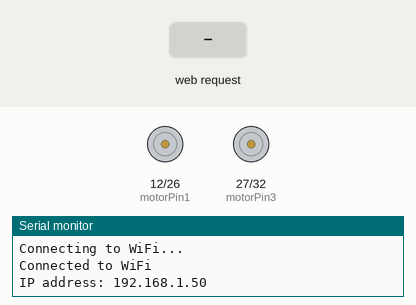
A sketch run on a simulated ESP32. Shown: motor-driver pin pairs drawn as motors (green arrow = first pin HIGH = forward, orange = second pin HIGH = backward, longer = more drive), the last lines printed to the serial monitor. The inputs (shaded band) are chosen by the test bench. WiFi joins after 1.5 s; servers stay silent unless stated.

Above: at 3.2 s.
3.3 s: HTTP request GET /control?motor1=1 received
At 3.8 s:
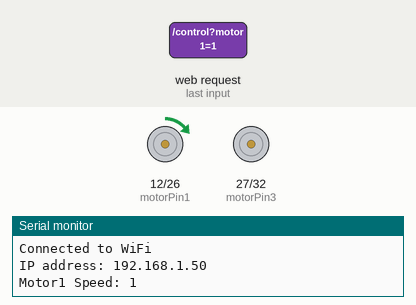
4.8 s: HTTP request GET /control?motor1=120 received
At 6.0 s:
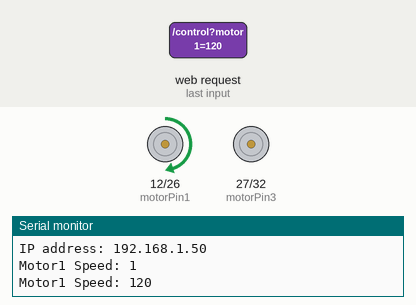
6.3 s: HTTP request GET /control?motor2=1 received
At 7.3 s:
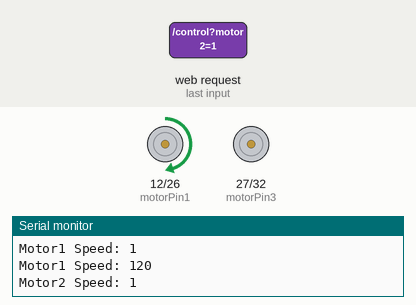
7.8 s: HTTP request GET /control?motor1=0 received
At 8.5 s:
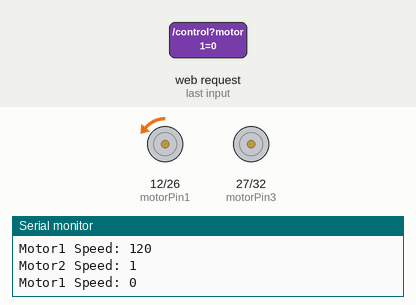
9.3 s: HTTP request GET /control?motor2=120 received
At 9.6 s:
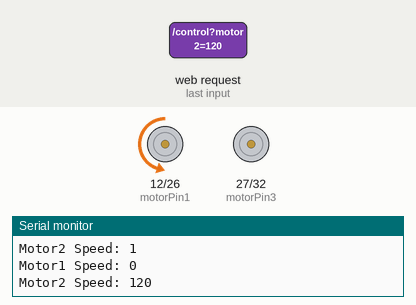
10.8 s: HTTP request GET /control?motor3=1 received
At 11.9 s:
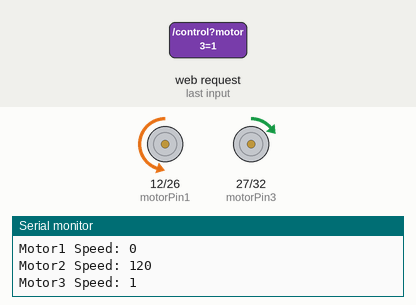
Timing chart, 0 to 13.3 s (numbered marks = the images above; inputs shaded):
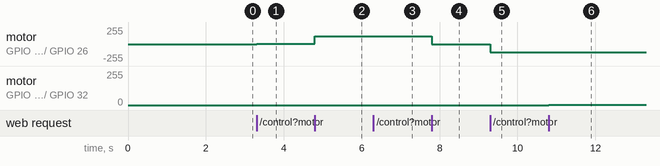

The sketch:

Wifi_control.ino
```cpp
#include <WiFi.h>
#include <WebServer.h>

const char* ssid = "Redmi Note 10 Pro";
const char* password = "jrs12345";

WebServer server(80);

const int motorPin1 = 12; // Motor control pin
const int motorPin2 = 26; // Motor control pin
const int motorPin3 = 27; // Motor control pin
const int motorPin4 = 32; // Motor control pin

void handleRoot() {
  String html = "<html><body>";
  html += "<h1>Drone Control</h1>";
  html += "<form action=\"/control\" method=\"get\">";
  html += "Motor1 Speed: <input type=\"range\" name=\"motor1\" min=\"0\" max=\"255\" value=\"0\"><br>";
  html += "Motor2 Speed: <input type=\"range\" name=\"motor2\" min=\"0\" max=\"255\" value=\"0\"><br>";
  html += "Motor3 Speed: <input type=\"range\" name=\"motor3\" min=\"0\" max=\"255\" value=\"0\"><br>";
  html += "Motor4 Speed: <input type=\"range\" name=\"motor4\" min=\"0\" max=\"255\" value=\"0\"><br>";
  html += "<input type=\"submit\" value=\"Set Speed\">";
  html += "</form></body></html>";
  server.send(200, "text/html", html);
}

void handleControl() {
  if (server.hasArg("motor1")) {
    int speed1 = server.arg("motor1").toInt();
    ledcWrite(motorPin1, speed1);
    Serial.print("Motor1 Speed: ");
    Serial.println(speed1);
  }
  if (server.hasArg("motor2")) {
    int speed2 = server.arg("motor2").toInt();
    ledcWrite(motorPin2, speed2);
    Serial.print("Motor2 Speed: ");
    Serial.println(speed2);
  }
  if (server.hasArg("motor3")) {
    int speed3 = server.arg("motor3").toInt();
    ledcWrite(motorPin3, speed3);
    Serial.print("Motor3 Speed: ");
    Serial.println(speed3);
  }
  if (server.hasArg("motor4")) {
    int speed4 = server.arg("motor4").toInt();
    ledcWrite(motorPin4, speed4);
    Serial.print("Motor4 Speed: ");
    Serial.println(speed4);
  }
  server.sendHeader("Location", "/");
  server.send(303);
}

void setup() {
  Serial.begin(115200);

  WiFi.begin(ssid, password);
  while (WiFi.status() != WL_CONNECTED) {
    delay(1000);
    Serial.println("Connecting to WiFi...");
  }

  Serial.println("Connected to WiFi");
  Serial.print("IP address: ");
  Serial.println(WiFi.localIP());

  server.on("/", HTTP_GET, handleRoot);
  server.on("/control", HTTP_GET, handleControl);
  server.begin();

  ledcAttach(motorPin1, 8000, 8); // Attach PWM channel 0 to motorPin1
  ledcAttach(motorPin2, 8000, 8); // Attach PWM channel 1 to motorPin2
  ledcAttach(motorPin3, 8000, 8); // Attach PWM channel 2 to motorPin3
  ledcAttach(motorPin4, 8000, 8); // Attach PWM channel 3 to motorPin4
}

void loop() {
  server.handleClient();
}
```

Measured:
- after the input at 3.3 s, motor on GPIO 12 (motorPin1) / GPIO 26 (motorPin2): stopped → forward 1/255 at once
- after the input at 4.8 s, motor on GPIO 12 (motorPin1) / GPIO 26 (motorPin2): forward 1/255 → forward 120/255 at once
- after the input at 6.3 s, motor on GPIO 12 (motorPin1) / GPIO 26 (motorPin2): forward 120/255 → forward 119/255 at once
- after the input at 7.8 s, motor on GPIO 12 (motorPin1) / GPIO 26 (motorPin2): forward 119/255 → backward 1/255 at once
- after the input at 9.3 s, motor on GPIO 12 (motorPin1) / GPIO 26 (motorPin2): backward 1/255 → backward 120/255 at once
- after the input at 10.8 s, motor on GPIO 27 (motorPin3) / GPIO 32 (motorPin4): stopped → forward 1/255 at once
